Frame 1 (no input): blank canvas, image omitted
Frame 60 (no input): blank canvas, image omitted
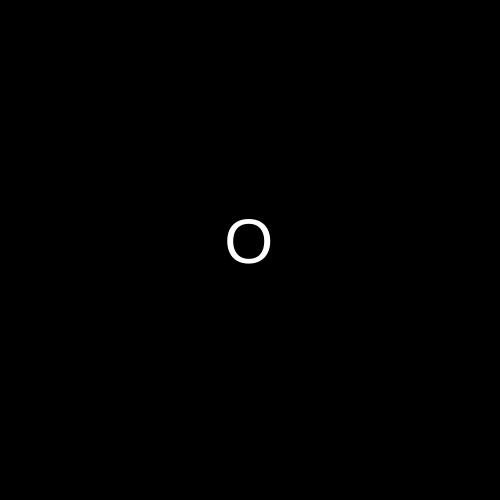
Frame 120 (the mouse pressed at the canvas centre since frame 60)

The p5.js sketch whose frames 1 and 60 were blank and that drew this single picture after the mouse press (run headless with seeded random() and noise() and a simulated clock; from frame 60 on, the mouse is pressed at the canvas centre):

// p5.js sketch
// ── sketch.js

let x = [], y = [], sz = [];

function setup() {
  createCanvas(500, 500);
  textAlign(CENTER,CENTER);
  noStroke();
  fill(255);
}

function mousePressed() {
  x.push(mouseX);
  y.push(mouseY);
  sz.push(4);
}

function draw() {
  background(0);
  
  for (let i = 0; i < x.length; i++) {
    textSize(sz[i]);
    text("O", x[i], y[i]);
    x[i] += random(-2, 2);
    y[i] += random(-2, 2);
  }
  
  if (mouseIsPressed) {
    sz[sz.length-1]++;
  }
}
